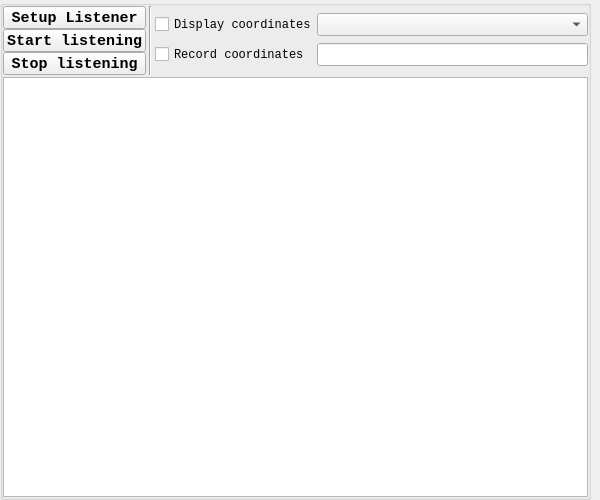
<?xml version="1.0" encoding="UTF-8"?>
<ui version="4.0">
 <class>WindowListenerDesign</class>
 <widget class="QMainWindow" name="WindowListenerDesign">
  <property name="geometry">
   <rect>
    <x>0</x>
    <y>0</y>
    <width>600</width>
    <height>500</height>
   </rect>
  </property>
  <property name="minimumSize">
   <size>
    <width>600</width>
    <height>500</height>
   </size>
  </property>
  <property name="maximumSize">
   <size>
    <width>600</width>
    <height>500</height>
   </size>
  </property>
  <property name="font">
   <font>
    <family>Bitstream Charter</family>
    <weight>50</weight>
    <bold>false</bold>
   </font>
  </property>
  <property name="windowTitle">
   <string>Listener</string>
  </property>
  <property name="windowIcon">
   <iconset>
    <normaloff>:/images/icon_listener.png</normaloff>:/images/icon_listener.png</iconset>
  </property>
  <property name="locale">
   <locale language="German" country="Germany"/>
  </property>
  <widget class="QWidget" name="centralwidget">
   <property name="sizePolicy">
    <sizepolicy hsizetype="Preferred" vsizetype="Preferred">
     <horstretch>0</horstretch>
     <verstretch>0</verstretch>
    </sizepolicy>
   </property>
   <property name="font">
    <font>
     <family>Liberation Mono</family>
     <pointsize>11</pointsize>
     <weight>50</weight>
     <bold>false</bold>
    </font>
   </property>
   <property name="layoutDirection">
    <enum>Qt::LeftToRight</enum>
   </property>
   <layout class="QHBoxLayout">
    <property name="leftMargin">
     <number>0</number>
    </property>
    <property name="topMargin">
     <number>0</number>
    </property>
    <property name="rightMargin">
     <number>9</number>
    </property>
    <property name="bottomMargin">
     <number>0</number>
    </property>
    <item>
     <widget class="QGroupBox" name="groupBox">
      <property name="sizePolicy">
       <sizepolicy hsizetype="Expanding" vsizetype="Expanding">
        <horstretch>0</horstretch>
        <verstretch>0</verstretch>
       </sizepolicy>
      </property>
      <property name="alignment">
       <set>Qt::AlignCenter</set>
      </property>
      <layout class="QGridLayout" name="gridLayout_2">
       <property name="leftMargin">
        <number>0</number>
       </property>
       <property name="topMargin">
        <number>0</number>
       </property>
       <property name="rightMargin">
        <number>0</number>
       </property>
       <property name="bottomMargin">
        <number>0</number>
       </property>
       <property name="horizontalSpacing">
        <number>0</number>
       </property>
       <property name="verticalSpacing">
        <number>2</number>
       </property>
       <item row="1" column="2" colspan="2">
        <widget class="QListView" name="listViewInfo">
         <property name="minimumSize">
          <size>
           <width>0</width>
           <height>150</height>
          </size>
         </property>
         <property name="font">
          <font>
           <pointsize>11</pointsize>
          </font>
         </property>
        </widget>
       </item>
       <item row="0" column="3">
        <layout class="QHBoxLayout" name="horizontalLayout">
         <property name="rightMargin">
          <number>0</number>
         </property>
         <item>
          <layout class="QGridLayout" name="gridLayoutAction">
           <property name="rightMargin">
            <number>3</number>
           </property>
           <item row="1" column="0">
            <widget class="QPushButton" name="pushButtonListenerStart">
             <property name="minimumSize">
              <size>
               <width>0</width>
               <height>23</height>
              </size>
             </property>
             <property name="maximumSize">
              <size>
               <width>16777215</width>
               <height>23</height>
              </size>
             </property>
             <property name="font">
              <font>
               <family>Liberation Mono</family>
               <weight>75</weight>
               <bold>true</bold>
              </font>
             </property>
             <property name="text">
              <string>Start listening</string>
             </property>
            </widget>
           </item>
           <item row="2" column="0">
            <widget class="QPushButton" name="pushButtonListenerStop">
             <property name="minimumSize">
              <size>
               <width>0</width>
               <height>23</height>
              </size>
             </property>
             <property name="maximumSize">
              <size>
               <width>16777215</width>
               <height>23</height>
              </size>
             </property>
             <property name="font">
              <font>
               <family>Liberation Mono</family>
               <weight>75</weight>
               <bold>true</bold>
              </font>
             </property>
             <property name="text">
              <string>Stop listening</string>
             </property>
            </widget>
           </item>
           <item row="0" column="0">
            <widget class="QPushButton" name="pushButtonListenerSetup">
             <property name="minimumSize">
              <size>
               <width>0</width>
               <height>23</height>
              </size>
             </property>
             <property name="maximumSize">
              <size>
               <width>16777215</width>
               <height>23</height>
              </size>
             </property>
             <property name="font">
              <font>
               <family>Liberation Mono</family>
               <weight>75</weight>
               <bold>true</bold>
              </font>
             </property>
             <property name="text">
              <string>Setup Listener</string>
             </property>
            </widget>
           </item>
          </layout>
         </item>
         <item>
          <widget class="Line" name="line">
           <property name="orientation">
            <enum>Qt::Vertical</enum>
           </property>
          </widget>
         </item>
         <item>
          <layout class="QGridLayout" name="gridLayoutSettings">
           <property name="leftMargin">
            <number>3</number>
           </property>
           <property name="rightMargin">
            <number>0</number>
           </property>
           <item row="1" column="0">
            <widget class="QCheckBox" name="checkBoxRecordCoordinates">
             <property name="minimumSize">
              <size>
               <width>0</width>
               <height>23</height>
              </size>
             </property>
             <property name="maximumSize">
              <size>
               <width>16777215</width>
               <height>23</height>
              </size>
             </property>
             <property name="font">
              <font>
               <pointsize>9</pointsize>
              </font>
             </property>
             <property name="text">
              <string>Record coordinates</string>
             </property>
            </widget>
           </item>
           <item row="0" column="0">
            <widget class="QCheckBox" name="checkBoxDisplayCoordinates">
             <property name="minimumSize">
              <size>
               <width>0</width>
               <height>23</height>
              </size>
             </property>
             <property name="maximumSize">
              <size>
               <width>16777215</width>
               <height>23</height>
              </size>
             </property>
             <property name="font">
              <font>
               <pointsize>9</pointsize>
              </font>
             </property>
             <property name="text">
              <string>Display coordinates</string>
             </property>
            </widget>
           </item>
           <item row="0" column="1">
            <widget class="QComboBox" name="comboBoxCoordinates">
             <property name="minimumSize">
              <size>
               <width>0</width>
               <height>23</height>
              </size>
             </property>
             <property name="maximumSize">
              <size>
               <width>16777215</width>
               <height>23</height>
              </size>
             </property>
            </widget>
           </item>
           <item row="1" column="1">
            <widget class="QLineEdit" name="lineEditFile">
             <property name="minimumSize">
              <size>
               <width>0</width>
               <height>23</height>
              </size>
             </property>
             <property name="maximumSize">
              <size>
               <width>16777215</width>
               <height>23</height>
              </size>
             </property>
            </widget>
           </item>
          </layout>
         </item>
        </layout>
       </item>
      </layout>
     </widget>
    </item>
   </layout>
  </widget>
  <action name="action_Quit">
   <property name="text">
    <string>&amp;Quit</string>
   </property>
   <property name="shortcut">
    <string>Ctrl+Q</string>
   </property>
   <property name="shortcutContext">
    <enum>Qt::ApplicationShortcut</enum>
   </property>
  </action>
  <action name="action_Preferences">
   <property name="enabled">
    <bool>true</bool>
   </property>
   <property name="text">
    <string>&amp;Preferences</string>
   </property>
  </action>
  <action name="actionAbout">
   <property name="text">
    <string>&amp;About</string>
   </property>
  </action>
  <action name="actionAbout_Qt">
   <property name="text">
    <string>About &amp;Qt</string>
   </property>
  </action>
 </widget>
 <resources/>
 <connections>
  <connection>
   <sender>action_Quit</sender>
   <signal>triggered()</signal>
   <receiver>WindowListenerDesign</receiver>
   <slot>close()</slot>
   <hints>
    <hint type="sourcelabel">
     <x>-1</x>
     <y>-1</y>
    </hint>
    <hint type="destinationlabel">
     <x>399</x>
     <y>299</y>
    </hint>
   </hints>
  </connection>
 </connections>
</ui>
